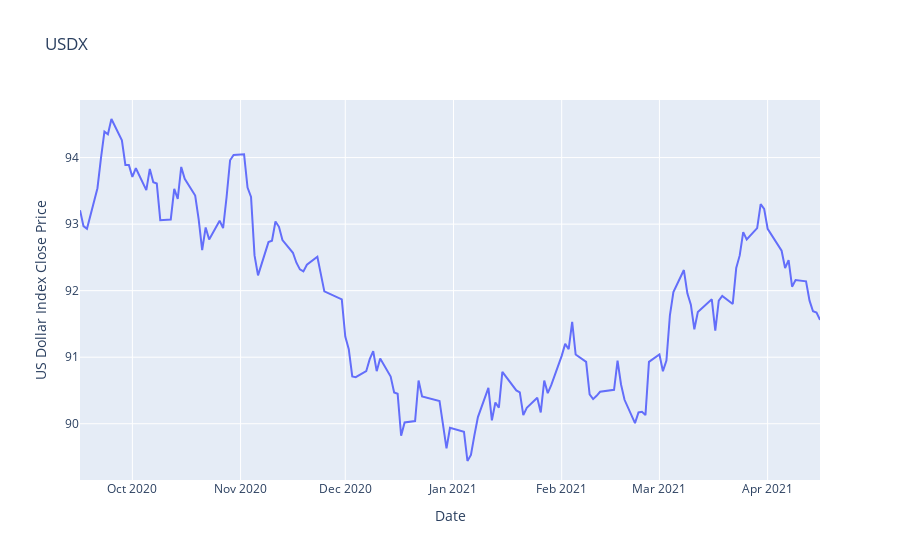

Write notebook code for a chart like this one.
### Code cell
# Plotly Express Line Graph of US Dollar Index
px.line(
    x=bonds_vs_usdx['Date'], 
    y=bonds_vs_usdx['USDX Close'], 
    title='USDX',
    labels=dict(x='Date', y='US Dollar Index Close Price'))

### Figure 1 — Plotly figure (JSON) as saved in the notebook; plotly's stock layout.template omitted (floating-point values rounded to 4 significant figures; data arrays with more than 128 entries replaced by an {"elided": "..."} marker saying what was removed)
{"data": [{"hovertemplate": "Date=%{x}<br>US Dollar Index Close Price=%{y}<extra></extra>", "legendgroup": "", "line": {"color": "#636efa", "dash": "solid"}, "mode": "lines", "name": "", "orientation": "v", "showlegend": false, "type": "scatter", "x": {"elided": "145 str values"}, "xaxis": "x", "y": {"elided": "145 float values"}, "yaxis": "y"}], "layout": {"autosize": true, "legend": {"tracegroupgap": 0}, "title": {"text": "USDX"}, "xaxis": {"anchor": "y", "autorange": true, "domain": [0, 1], "range": ["2020-09-16", "2021-04-16"], "title": {"text": "Date"}, "type": "date"}, "yaxis": {"anchor": "x", "autorange": true, "domain": [0, 1], "range": [89.15, 94.87], "title": {"text": "US Dollar Index Close Price"}, "type": "linear"}}}
